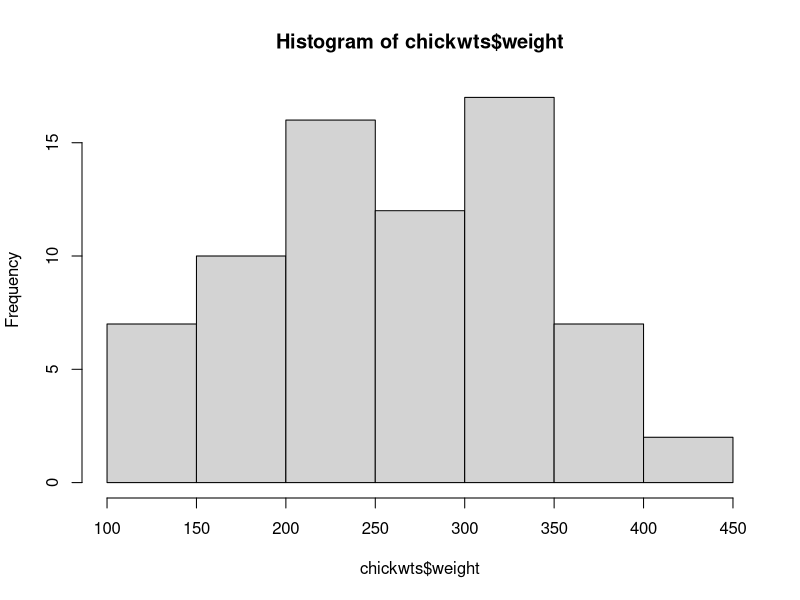
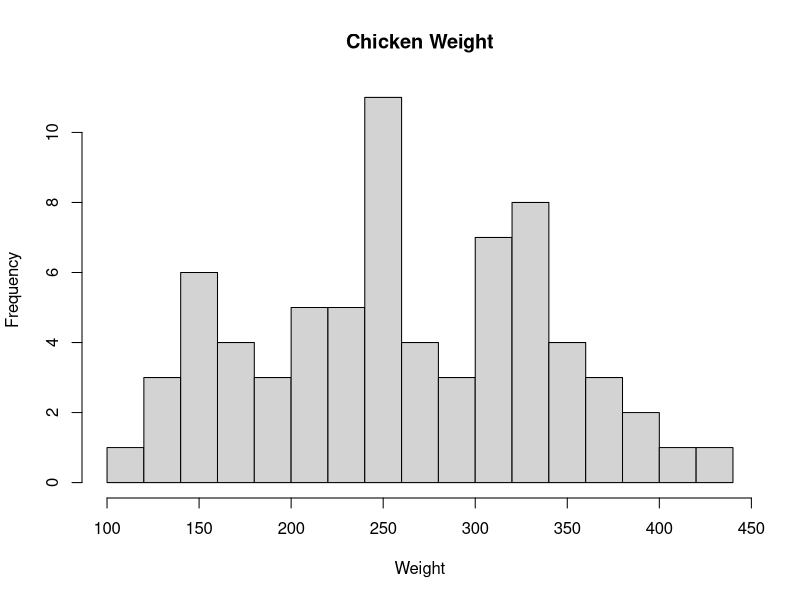
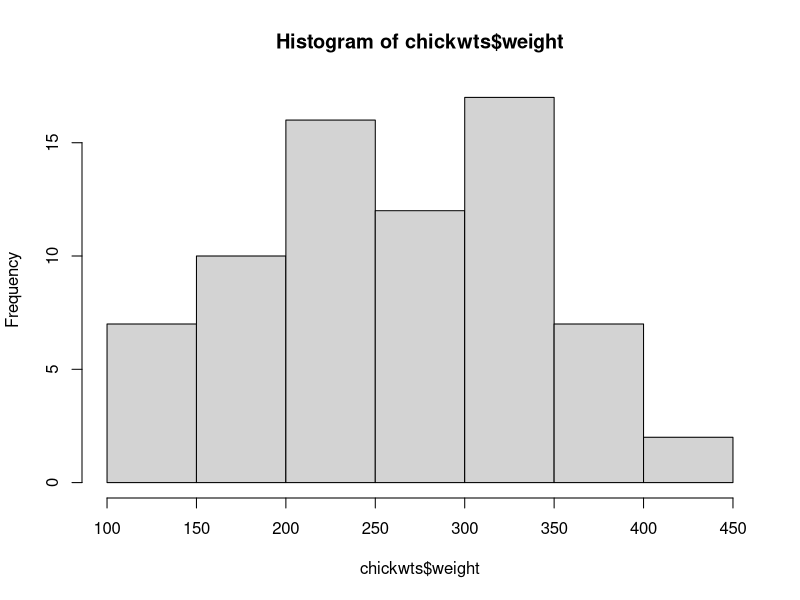
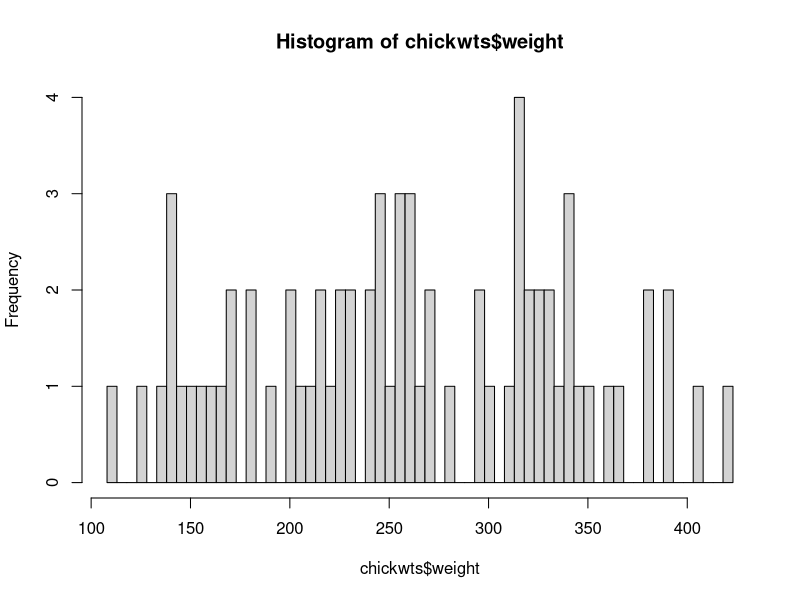
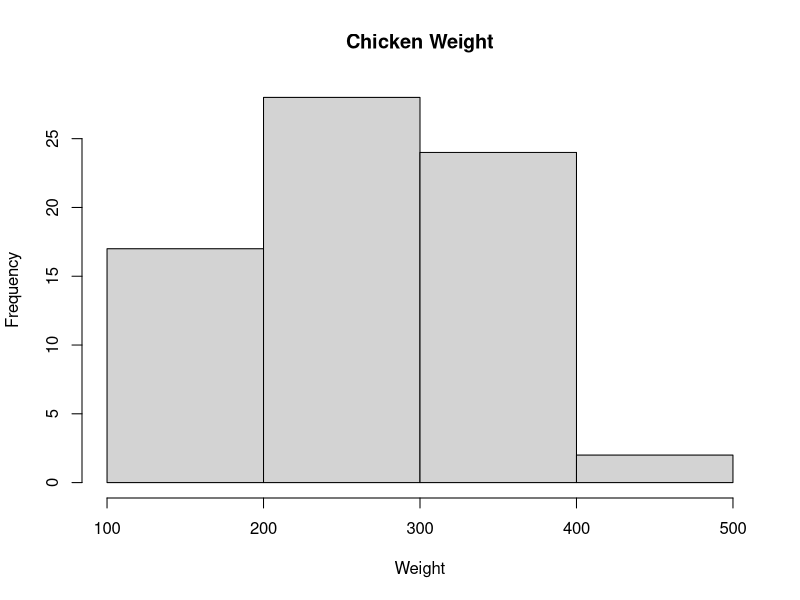
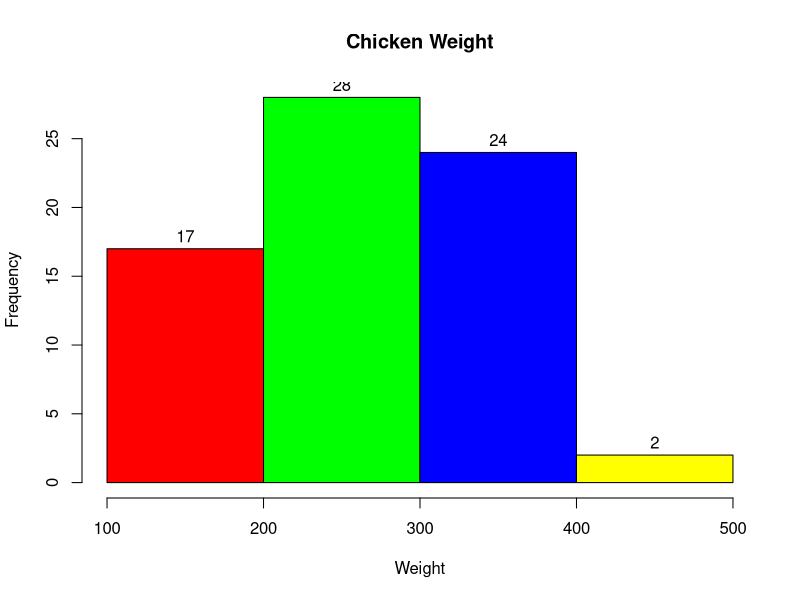
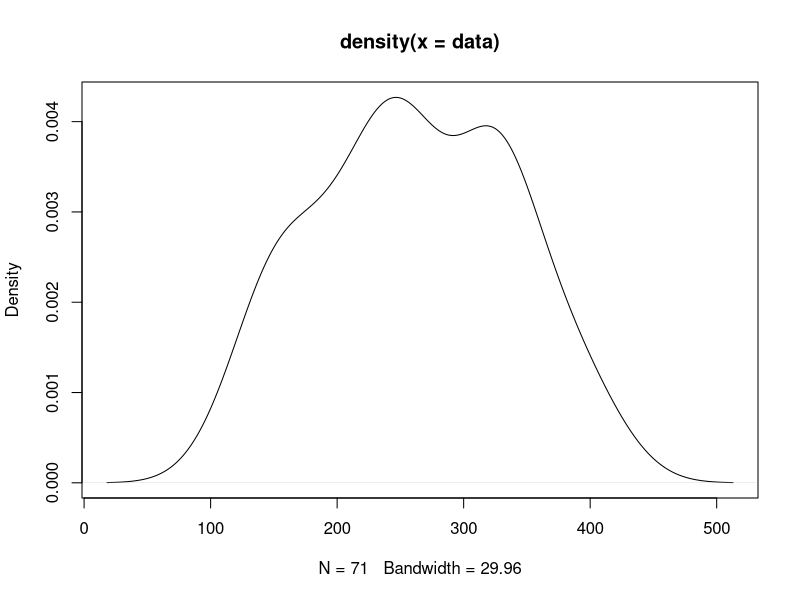
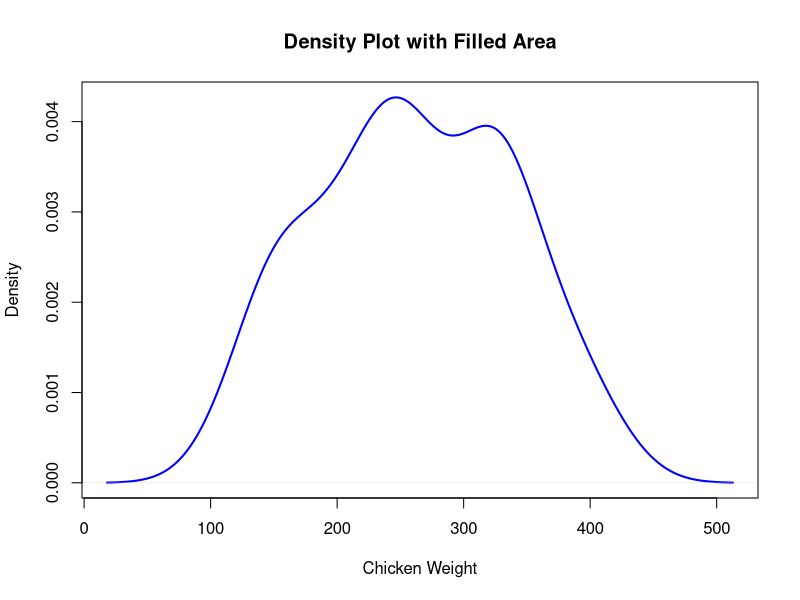

Recreate these plots in R, in order.
## ---- chunk 1
data("chickwts")
str(chickwts)
## ---- chunk 2
summary(chickwts)
## ---- chunk 3
head(chickwts)
## ---- chunk 4
hist(chickwts$weight)
## ---- chunk 5
hist(chickwts$weight,xlab = "Weight",ylab = "Frequency",
     main = "Chicken Weight",breaks = 20)
## ---- chunk 6
hist(chickwts$weight, breaks = "FD")
## ---- chunk 7
bin_width <- 5
breaks <- seq(min(chickwts$weight), max(chickwts$weight), by = bin_width)
hist(chickwts$weight, breaks = breaks)
## ---- chunk 8
hist(chickwts$weight,
     xlab = "Weight",
     ylab = "Frequency",
     main = "Chicken Weight",
     breaks = c(100,200,300,400,500))
## ---- chunk 9
hist(chickwts$weight,
     xlab = "Weight",
     ylab = "Frequency",
     main = "Chicken Weight",
     breaks = c(100,200,300,400,500),
     labels = T,
     col = c("red","green","blue","yellow"))
## ---- chunk 10
data = chickwts$weight
den = density(data)
plot(den)
## ---- chunk 11
plot(den, 
     main = "Density Plot with Filled Area", 
     xlab = "Chicken Weight", 
     ylab = "Density", 
     col = "blue", 
     lwd = 2)
## ---- chunk 12
boxplot(chickwts$weight)
## ---- chunk 13
boxplot(chickwts$weight,horizontal = T)
## ---- chunk 14
boxplot(chickwts$weight,
        notch = T,
        main = "Box PLot for \n Weight of Chicken",
        xlab = "Weight of Chicken",
        ylab = "Weights",
        col = "lightblue",
        border = "black",
        outpch = 16,
        outcol = "red")
## ---- chunk 15
bp = table(chickwts$feed)
barplot(bp)
## ---- chunk 16
bp = barplot(bp,
        col = rainbow(nlevels(chickwts$feed)),
        xlab = "Feed of Category",
        ylab = "Count",
        main = "Bar PLot for Feed of Chickweights")
## ---- chunk 17
data("cars")

plot(cars$speed,cars$dist)
## ---- chunk 18
plot(jitter(cars$speed),jitter(cars$dist))
## ---- chunk 19
plot(jitter(cars$speed),jitter(cars$dist),xlab = "Speed of Cars",
     ylab = "Stopping Distance according to speed",
     main = "Distance to Stop",
     pch = 4)
## ---- chunk 20
plot(jitter(cars$speed),jitter(cars$dist),xlab = "Speed of Cars",
     ylab = "Stopping Distance according to speed",
     main = "Distance to Stop",
     pch = 4)
abline(a = 60,b = 0,v = 15,h = 20)
abline(lm(cars$dist ~ cars$speed))
text(x=10,y=100,label = "Tested on the 1st of January")
## ---- chunk 21
boxplot(chickwts$weight ~ chickwts$feed)
## ---- chunk 22
defects = c(9,15,42,29)
names(defects) = c("A","B","C","D")

pie(defects)
## ---- chunk 23
lab = c("A","B","C","D")
pie(defects,labels = lab,col = c("red","yellow","green","blue"))
## ---- chunk 24
dotchart(chickwts$weight,labels = chickwts$feed)
## ---- chunk 25
dotchart(chickwts$weight,group = chickwts$feed)
## ---- chunk 26
stripchart(chickwts$weight ~ chickwts$feed)
## ---- chunk 27
cy = table(mtcars$vs,mtcars$cyl)
barplot(cy,legend =rownames(cy))
## ---- chunk 28
library(lattice)
## ---- chunk 29
histogram(~weight, data = chickwts)
## ---- chunk 30
histogram(~weight | factor(feed),data = chickwts)
## ---- chunk 31
histogram(~mpg, data = mtcars)
## ---- chunk 32
histogram(~mpg | factor(cyl),data = mtcars)
## ---- chunk 33
histogram(~mpg | factor(am),data = mtcars)
## ---- chunk 34
histogram(~mpg | wt, data = mtcars)
## ---- chunk 35
spli = equal.count(mtcars$wt,3)
spli
## ---- chunk 36
histogram(~mpg | spli, data = mtcars)
## ---- chunk 37
histogram(~mpg | spli, data = mtcars, layout = c(1,3))
## ---- chunk 38
chden = density(chickwts$weight)
chden
## ---- chunk 39
plot(chden)
## ---- chunk 40
densityplot(~weight, data = chickwts)
## ---- chunk 41
densityplot(~weight, data = chickwts,plot.points = F)
## ---- chunk 42
densityplot(~weight | feed , data = chickwts)
## ---- chunk 43
data("mtcars")
## ---- chunk 44
densityplot(~mpg | factor(cyl), data = mtcars)
## ---- chunk 45
densityplot(~mpg | factor(cyl),data = mtcars, layout = c(1,3))
## ---- chunk 46
densityplot(~mpg | factor(cyl), data = mtcars, layout = c(1,3),
            groups = factor(am))
## ---- chunk 47
densityplot(~mpg | factor(cyl),data = mtcars, layout = c(1,3),
            groups = factor(am),
            auto.key = T)
## ---- chunk 48
boxplot(chickwts$weight)
## ---- chunk 49
boxplot(chickwts$weight ~ chickwts$feed)
## ---- chunk 50
bwplot(weight ~ feed, data = chickwts)
## ---- chunk 51
bwplot(~weight | factor(feed), data = chickwts)
## ---- chunk 52
bwplot(~weight | factor(feed), data = chickwts, notch = T)
## ---- chunk 53
bwplot(~weight | factor(feed), data = chickwts, notch = T,
       layout = c(1,6))
## ---- chunk 54
bwplot(weight ~ feed , data = chickwts,panel = panel.violin)
## ---- chunk 55
tb = table(chickwts$feed)
tb
## ---- chunk 56
barplot(tb)
## ---- chunk 57
barchart(~tb,data = chickwts)
## ---- chunk 58
barchart(rownames(mtcars) ~ mpg, data = mtcars)
## ---- chunk 59
barchart(rownames(mtcars) ~ mpg | factor(gear) + factor(am)
           ,data = mtcars)
## ---- chunk 60
xyplot(mpg ~ wt, data = mtcars)
## ---- chunk 61
xyplot(mpg ~ wt, data = mtcars, grid = T)
## ---- chunk 62
xyplot(mpg ~ wt, data = mtcars, type = c("p","r"))
## ---- chunk 63
xyplot(mpg ~ wt, data = mtcars, type = c("p","smooth"))
## ---- chunk 64
xyplot(mpg ~ wt | factor(gear), data = mtcars, type = c("p","smooth"),
       grid = T)
## ---- chunk 65
xyplot(mpg ~ wt | factor(gear), data = mtcars,
       type = c("p","smooth"),
       grid = T,
       col.line = "red",lwd = 3)
## ---- chunk 66
xyplot(mpg ~ wt | factor(gear), data = mtcars,
       type = c("p","smooth"),
       grid = T,
       groups = factor(am),auto.key = T)
## ---- chunk 67
splom(chickwts)
## ---- chunk 68
splom(mtcars[c(1,2,3,4,6)], type = c("p","smooth"))
## ---- chunk 69
cloud(mpg ~ disp*wt, data = mtcars)
## ---- chunk 70
cloud(mpg ~ disp*wt, data = mtcars, groups = factor(cyl),
      auto.key = T)
## ---- chunk 71
dotchart(chickwts$weight, groups = chickwts$feed)
## ---- chunk 72
dotplot(~weight | feed, data = chickwts)
## ---- chunk 73
library(ggplot2)
## ---- chunk 74
ggplot(data = mtcars, aes(x=mpg))+geom_histogram()
## ---- chunk 75
ggplot(data = mtcars,aes(x=mpg))+geom_histogram(binwidth = 6)
## ---- chunk 76
ggplot(data = mtcars,aes(x=mpg))+geom_density()
## ---- chunk 77
ggplot(data = mtcars,aes(x=mpg))+geom_density()
## ---- chunk 78
ggplot(data = mtcars,aes(x=mpg))+geom_dotplot()
## ---- chunk 79
ggplot(data = mtcars,aes(mpg))+geom_area(stat = "bin")
## ---- chunk 80
ggplot(data = mtcars,aes(mpg))+geom_area(stat = "bin",bins = 6)
## ---- chunk 81
ggplot(data = mtcars,aes(mpg))+geom_freqpoly()
## ---- chunk 82
ggplot(data = mtcars,aes(mpg))+geom_density(color = "blue")
## ---- chunk 83
ggplot(data = mtcars,aes(mpg))+geom_density(color = "blue",
                                             fill = "red",
                                             alpha = 0.5)
## ---- chunk 84
ggplot(data = mtcars,aes(mpg))+geom_density(color = "blue",
                                            fill = "red",
                                            alpha = 0.5,
                                            size = 3,
                                            linetype = "dotted")
## ---- chunk 85
data("diamonds")
## ---- chunk 86
ggplot(data = diamonds,aes(x=carat,y=price,
                           shape = cut,colour = clarity))+
  geom_point()
## ---- chunk 87
ggplot(data = diamonds,aes(x=carat,y=price,
                           shape = cut,colour = clarity))+
  geom_point()+geom_smooth()
## ---- chunk 88
d2 = diamonds[diamonds$carat <= 0.31 & diamonds$carat >= 0.29,]
d2
## ---- chunk 89
ggplot(data = d2,aes(x=cut,y=price,colour = clarity))+
  geom_boxplot()
## ---- chunk 90
ggplot(data = d2,aes(x=cut,y=price,fill = clarity))+
  geom_boxplot()
## ---- chunk 91
ggplot(data = d2,aes(x=clarity))+geom_bar()
## ---- chunk 92
ggplot(data = d2,aes(x=clarity,fill = cut))+geom_bar()
## ---- chunk 93
ggplot(data = d2,aes(x=clarity,fill = cut))+
  geom_bar(position = "fill")
## ---- chunk 94
ggplot(data = d2,aes(x=clarity,fill = cut))+
  geom_bar(position = "dodge")
## ---- chunk 95
ggplot(data = d2,aes(x=clarity,fill = cut))+
  geom_bar(position = "stack")
## ---- chunk 96
data("LakeHuron")
head(LakeHuron)
## ---- chunk 97
lh = data.frame(year = 1875:1972,level = as.vector(LakeHuron))
head(lh)
## ---- chunk 98
ggplot(data = lh,aes(x=year,y=level))+geom_line()
## ---- chunk 99
ggplot(data = diamonds,aes(x=carat,y=price))+geom_point()
## ---- chunk 100
ggplot(data = diamonds,aes(x=carat,y=price))+geom_point()+
  facet_grid(.~cut)
## ---- chunk 101
ggplot(data = diamonds,aes(x=carat,y=price))+geom_point()+
  facet_grid(cut~.)
## ---- chunk 102
ggplot(data = diamonds,aes(x=carat,y=price))+geom_point()+
  facet_grid(cut~clarity)
## ---- chunk 103
ggplot(data = diamonds,aes(x=carat,y=price))+geom_point()+
  facet_wrap(~cut)
## ---- chunk 104
ggplot(data = diamonds,aes(x=carat,y=price))+geom_point()+
  facet_wrap(~clarity)
## ---- chunk 105
ggplot(data = diamonds,aes(x=carat,y=price))+geom_point()+
  geom_smooth(se = F)
## ---- chunk 106
ggplot(data = diamonds,aes(x=carat,y=price))+geom_point()+
  geom_smooth(se = F,method = "lm")
## ---- chunk 107
ggplot(data = diamonds,aes(x=carat,y=price))+geom_point()+
  stat_smooth(method = "lm",se = F)
## ---- chunk 108
ggplot(data = diamonds,aes(x=carat,y=price))+geom_point()+
  facet_grid(cut~color)+geom_smooth()
## ---- chunk 109
ggplot(data = diamonds,aes(x=carat,y=price))+geom_point()+
  geom_smooth() + xlim(c(3,5))
## ---- chunk 110
ggplot(data = diamonds,aes(x=carat,y=price))+geom_point()+
  geom_smooth() + xlim(c(3,5))
## ---- chunk 111
ggplot(data = diamonds,aes(x=carat,y=price))+geom_point()+
  geom_smooth() + coord_cartesian(xlim = c(3,5))
## ---- chunk 112
ggplot(data = diamonds,aes(x=carat,y=price))+geom_point()+
  geom_smooth() + coord_cartesian(xlim = c(3,5),ylim = c(5000,20000))

## ---- chunk 113
ggplot(data = mtcars,aes(x=mpg,y=wt))+geom_point()
## ---- chunk 114
ggplot(data = mtcars,aes(x=mpg,y=wt))+geom_point()+
  coord_fixed(ratio = 1)
## ---- chunk 115
ggplot(data = mtcars,aes(x=mpg,y=wt))+geom_point()+
  coord_fixed(ratio = 4)
## ---- chunk 116
ggplot(data = mtcars,aes(x=mpg,y=wt))+geom_point()+
  coord_flip()
## ---- chunk 117
cyl_summary <- as.data.frame(table(mtcars$cyl))
colnames(cyl_summary) <- c("Cylinders", "Count")
## ---- chunk 118
ggplot(cyl_summary, aes(x = "", y = Count, fill = factor(Cylinders))) +
  geom_bar(stat = "identity", width = 1) + 
  coord_polar("y", start = 0) + 
  labs(title = "Distribution of Cylinders in mtcars",
       fill = "Cylinders") +
  theme_void()
## ---- chunk 119
ggplot(diamonds,aes(carat,price))+geom_point()+
  scale_x_log10()+
  scale_y_log10()
## ---- chunk 120
ggplot(diamonds,aes(carat,price))+geom_point()+
  coord_trans(x = "log10",y="log10")
## ---- chunk 121
ggplot(diamonds,aes(carat,price))+geom_point()+
  coord_trans(x="sqrt",y="sqrt")
## ---- chunk 122
ggplot(diamonds,aes(carat,price))+geom_point()
## ---- chunk 123
ggplot(diamonds,aes(carat,price))+geom_point()+theme_light()
## ---- chunk 124
ggplot(diamonds,aes(carat,price))+geom_point()+theme_dark()
## ---- chunk 125
ggplot(diamonds,aes(carat,price))+geom_point()+theme_gray()

## ---- chunk 126
library(ggthemes)
## ---- chunk 127
ggplot(diamonds,aes(carat,price))+geom_point()+theme_calc()
## ---- chunk 128
ggplot(diamonds,aes(carat,price))+geom_point()+theme_economist()
## ---- chunk 129
ggplot(diamonds,aes(carat,price))+geom_point()+
  theme_economist()+labs(title = "Diamonds ~ Price by carat",
                         y = "Price $",x="Carat")
## ---- chunk 130
qplot(x=mpg,data = mtcars)
## ---- chunk 131
qplot(mpg,disp,data = mtcars)
## ---- chunk 132
qplot(x=mpg,data = mtcars,geom = "density")
## ---- chunk 133
qplot(x=mpg,data = mtcars,geom = "histogram")
## ---- chunk 134
qplot(x=factor(gear),y=mpg,data = mtcars,geom = "boxplot")
## ---- chunk 135
qplot(x=factor(gear),y=mpg,data = mtcars,geom = c("point","boxplot"))
## ---- chunk 136
qplot(x=factor(gear),y=mpg,data = mtcars,geom = c("boxplot","point"))
## ---- chunk 137
qplot(x=factor(gear),y=mpg,data = mtcars,geom = c("boxplot","jitter"))
## ---- chunk 138
qplot(cyl,mpg,data = mtcars,color = factor(am))
## ---- chunk 139
qplot(cyl,mpg,data = mtcars,color = factor(am),size = wt)
## ---- chunk 140
qplot(cyl,mpg,data = mtcars,color = factor(am),facets = gear ~ vs)

## ---- chunk 141
qplot(cyl,mpg,data = mtcars,color = factor(am),
      main = "MPG by Number of Cylinders",
      xlab = "Number of Cylinders",
      ylab = "Miles per Gallon",
      ylim = c(0,40))
## ---- chunk 142
qplot(cyl,mpg,data = mtcars,color = factor(am),
      main = "MPG by Number of Cylinders",
      xlab = "Number of Cylinders",
      ylab = "Miles per Gallon",
      ylim = c(0,40))+theme_bw()
## ---- chunk 143
qplot(cyl,mpg,data = mtcars,color = factor(am),
      main = "MPG by Number of Cylinders",
      xlab = "Number of Cylinders",
      ylab = "Miles per Gallon",
      ylim = c(0,40))+theme_classic()

## ---- chunk 144
qplot(cyl,mpg,data = mtcars,color = factor(am),
      main = "MPG by Number of Cylinders",
      xlab = "Number of Cylinders",
      ylab = "Miles per Gallon",
      ylim = c(0,40))+theme_gray()
